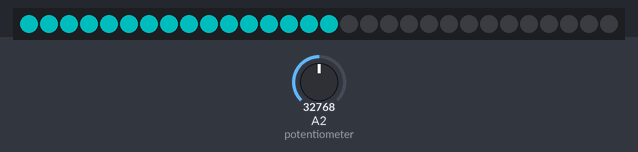
Bench run of a program on a simulated CircuitPython board. On the bench: 30 RGB LEDs in strip order, left to right. Inputs (shaded band) come from the test bench; at power-on: A2 (potentiometer) = 32768 (analog values on the 0–65535 scale). Dim RGB values are drawn brighter than linear.

Above: at 1.2 s.
1.3 s: A2 (potentiometer) set to 65535
At 2.2 s:
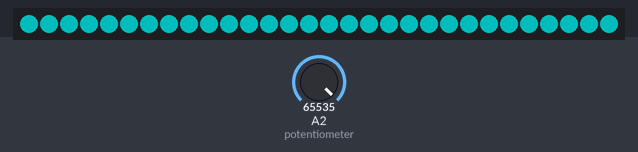
2.8 s: A2 (potentiometer) set to 57670
4.3 s: A2 (potentiometer) set to 45874
At 4.6 s:
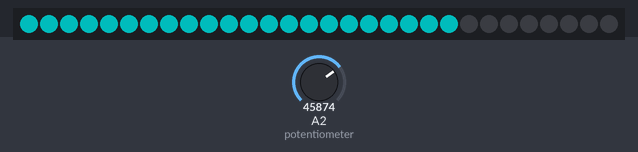
Timing chart, 0 to 7.3 s (numbered marks = the images above; inputs shaded):
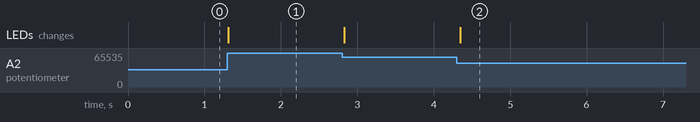

The program:

potentiometer_neopixel_strip.py
```python
"""This example requires a potentiometer and a NeoPixel strip. Talk to the team to get one of each!

Connect the blue clip on the potentiometer to pad A2.
Connect the black clip to a GND pad.
Connect the red clip to a 3.3v pad.

Connect the white clip on the NeoPixel strip to pad TX.
Connect the black clip on the NeoPixel strip to a GND pad.
Connect the red clip on the NeoPixel strip to the VOUT pad.

Rotate the potentiometer knob to watch the number of pixels lit up on the strip change!"""
import time
import board
import analogio
import neopixel

strip = neopixel.NeoPixel(board.TX, 30, auto_write=False)
strip.brightness = 0.3
potentiometer = analogio.AnalogIn(board.A2)


def get_voltage(pin):
    return (pin.value * 3.3) / 65536


def scale_range(value):
    """Scale a value from 0-320 (light range) to 0-9 (NeoPixel range, 10 total LEDs).
    Allows remapping light value to pixel position for light meter demo."""
    return round(value / 3.3 * 30)


while True:
    # Potentiometer voltage value remapped to pixel position
    strip_peak = scale_range(get_voltage(potentiometer))

    for j in range(0, 30, 1):
        if j <= strip_peak:
            strip[j] = (0, 255, 255)
        else:
            strip[j] = (0, 0, 0)

    strip.show()
    time.sleep(0.05)
```

Measured:
- after the input at 1.3 s, the LEDs: change at once (image 1)
- after the input at 4.3 s, the LEDs: change after 0.05 s (image 2)
